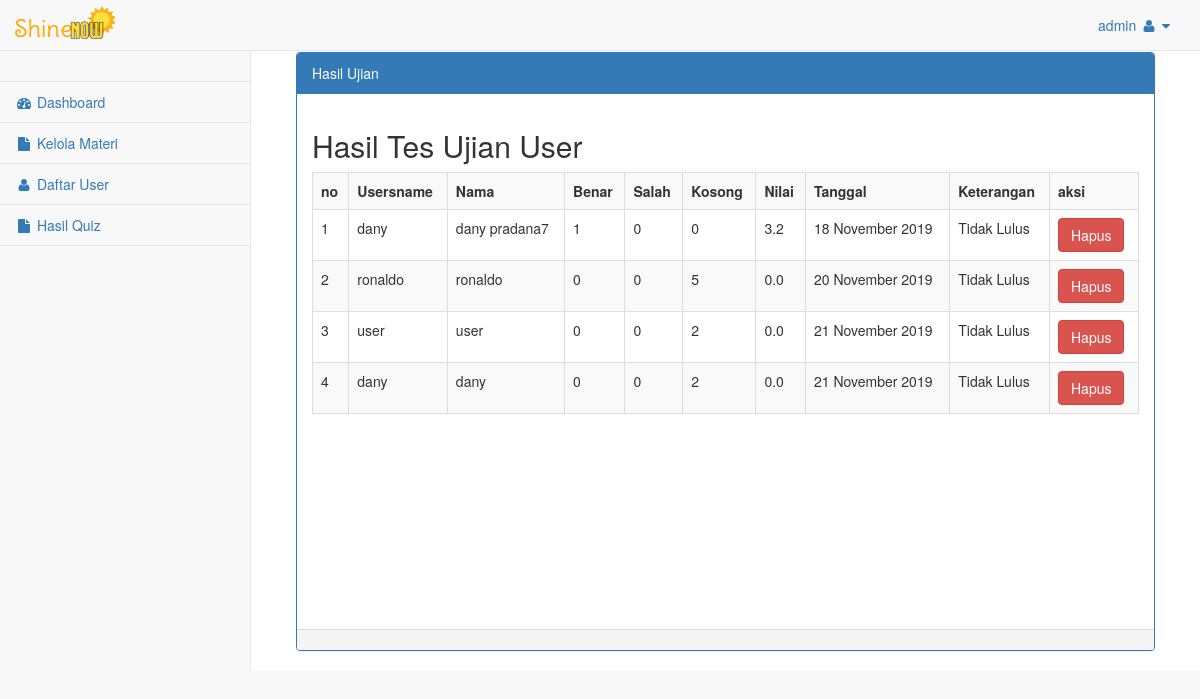
Page /admin/media.php?module=hasilujian (signed in) on the committed database.
### tables this page shows
CREATE TABLE `tbl_nilai` (
  `id_nilai` int(7) NOT NULL AUTO_INCREMENT,
  `id_user` int(5) NOT NULL,
  `benar` varchar(20) NOT NULL,
  `salah` varchar(20) NOT NULL,
  `kosong` varchar(20) NOT NULL,
  `score` varchar(20) NOT NULL,
  `tanggal` date NOT NULL,
  `keterangan` varchar(30) NOT NULL,
  PRIMARY KEY (`id_nilai`)
);

CREATE TABLE `tbl_user` (
  `id_user` int(11) NOT NULL AUTO_INCREMENT,
  `username` varchar(40) NOT NULL,
  `password` varchar(100) NOT NULL,
  `nama` text NOT NULL,
  `tgl_lahir` varchar(30) NOT NULL,
  `jk` varchar(20) NOT NULL,
  `kwgn` varchar(40) NOT NULL,
  `sekolah_asal` varchar(50) NOT NULL,
  `telp` varchar(13) NOT NULL,
  `alamat` text NOT NULL,
  `statusaktif` enum('Y','N') NOT NULL DEFAULT 'Y',
  PRIMARY KEY (`id_user`)
);

### config/fungsi_indotgl.php (called while the page is built, shortened)
<?php
	function tgl_indo($tgl){
			$tanggal = substr($tgl,8,2);
			$bulan = getBulan(substr($tgl,5,2));
			$tahun = substr($tgl,0,4);
			return $tanggal.' '.$bulan.' '.$tahun;
	}
	function getBulan($bln){
				switch ($bln){
					case 11:
						return "November";
						break;
				}
			}
?>

### admin/modul/mod_hasilujian/hasilujian.php (the view)
        <div id="page-wrapper">
            <div class="container-fluid">
                <div class="row">
                    <div class="col-lg-12">
                    </div>
                </div>
                <div class="row">
                    <div class="col-lg-12">
                    <div class="panel panel-primary">
                        <div class="panel-heading">
                          Hasil Ujian
                        </div>
                        <div class="panel-body">
                          <?php
$aksi="modul/mod_hasilujian/aksi_hasilujian.php";
switch($_GET[act]){
  default:
      $tampil = mysqli_query($con,"SELECT * FROM tbl_nilai,tbl_user WHERE tbl_nilai.id_user=tbl_user.id_user");
      echo "<h2>Hasil Tes Ujian User</h2>
        <table class='table table-striped table-bordered table-hover'>
          <tr><th>no</th><th>Usersname</th><th>Nama</th><th>Benar</th><th>Salah</th><th>Kosong</th><th>Nilai</th><th>Tanggal</th><th>Keterangan</th><th>aksi</th></tr>";
    $no=1;
    while ($r=mysqli_fetch_array($tampil)){
    $tgl = tgl_indo($r[tanggal]);
       echo "<tr><td>$no</td>
             <td>$r[username]</td>
            <td>$r[nama]</td>
            <td>$r[benar]</td>
        <td>$r[salah]</td>
        <td>$r[kosong]</td>
        <td>$r[score]</td>
        <td>$tgl</td>
        <td>$r[keterangan]</td>
   <td><input type=button value='Hapus' class='btn btn-danger' onclick=\"window.location.href='$aksi?module=hasilujian&act=hapus&id=$r[id_nilai]';\">
   </td>
      </tr>";
      $no++;
    }
    echo "</table><br/><br/><br/><br/><br/><br/><br/><br/><br/><br/>";
    break;
}
?>
                        </div>
                        <div class="panel-footer">
                        </div>
                    </div>
                    </div>
                </div>
            </div>
        </div>

### rows in the picture
tbl_nilai: tbl_user.username "dany", tbl_user.nama "dany pradana7", benar "1", salah "0", kosong "0", score "3.2", tanggal "18 November 2019", keterangan "Tidak Lulus"
tbl_nilai: tbl_user.username "ronaldo", tbl_user.nama "ronaldo", benar "0", salah "0", kosong "5", score "0.0", tanggal "20 November 2019", keterangan "Tidak Lulus"
tbl_nilai: tbl_user.username "user", tbl_user.nama "user", benar "0", salah "0", kosong "2", score "0.0", tanggal "21 November 2019", keterangan "Tidak Lulus"
tbl_nilai: tbl_user.username "dany", tbl_user.nama "dany", benar "0", salah "0", kosong "2", score "0.0", tanggal "21 November 2019", keterangan "Tidak Lulus"

### other values in the picture
$_SESSION[username] "admin"
